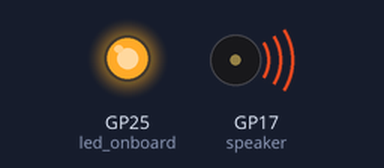
A program run on a simulated Raspberry Pi Pico running MicroPython. Parts: output pins drawn as LEDs (lit = HIGH), buzzer (waves = sounding). At 28.1 s the program stops and its outputs stay as they are.

Above: at 0.31 s.
At 28.1 s:
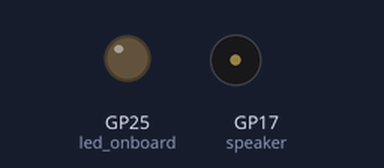
Timing chart, 0 to 29.6 s (numbered marks = the images above):
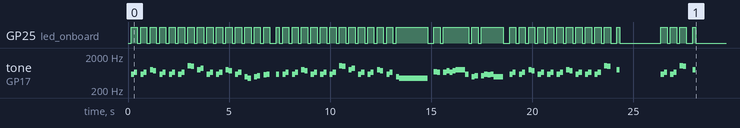

The program:

pythagoraswitch.py
```python
from machine import Pin, PWM, Timer

speaker = PWM(Pin(17, Pin.OUT)) # スピーカーを接続しているGPIO（この例では17番）を作成し、それをPWM()へ渡す
led_onboard = Pin(25, Pin.OUT) # 基板上のLEDを光らせたいのでGPIO25作成

# 使用する音の周波数を宣言しておく。ピタゴラスイッチは低いラ～高いドまでの音を使う
A4 = 440
B4 = 493.883
C5 = 523.251
C5s= 554.365
D5 = 587.330
E5 = 659.255
F5 = 698.456
F5s= 739.989
G5 = 783.991
A5 = 880
B5 = 987.767
C6 = 1046.502

# bps = 6.4 # 原曲128bpm / 60秒 = 2.1333...bps * 3連符 = 6.4bps
mspb = 156 # 6.4bpsの逆数 = 0.156ms　これが8分3連符ひとつ分の音の長さ、音の間隔となる

# ピタゴラスイッチのメロディーを配列で作成。1要素が8分3連符ひとつ分の音の長さになる。0は無音（休符）
melody = [D5,E5,0,D5,E5,0,G5,F5s,0,D5,E5,0,D5,E5,0,D5,E5,0,C6,B5,0,G5,A5,0,D5,E5,0,D5,E5,0,G5,F5s,0,D5,E5,0,B4,A4,0,B4,C5,0,C5s,D5,0,0,D5,0,D5,E5,0,D5,E5,0,G5,F5s,0,D5,E5,0,D5,E5,0,D5,E5,0,C6,B5,0,G5,A5,0,D5,E5,0,D5,E5,0,G5,F5s,0,D5,E5,0,B4,A4,A4,A4,A4,A4,A4,A4,A4,A4,0,0,F5,E5,0,E5,F5s,E5,F5s,G5,G5,G5,D5,0,B4,C5,0,C5,D5,C5s,D5,B4,B4,B4,0,0,D5,E5,0,D5,E5,0,G5,F5s,0,D5,E5,0,D5,E5,0,D5,E5,0,G5,F5s,0,D5,E5,0,D5,E5,0,D5,E5,0,C6,B5,0,0,G5,0,0,0,0,0,0,0,0,0,0,0,0,0,D5,E5,0,D5,E5,0,C6,B5,0,0,G5]
i = 0

# 音を鳴らすためのコールバック関数
def beat(timer):
    global melody
    global led_onboard
    global i
    global speaker

    if i >= len(melody): # メロディーを最後まで演奏し終えたら
        speaker.deinit() # スピーカーのPWMを破棄して
        led_onboard.value(0) # LEDを消して
        timer.deinit() # タイマーを破棄して終了

    elif int(melody[i]) == 0: # メロディー音が0、つまり無音（休符）の場合
        speaker.duty_u16(0) # PWMのDutyを0とすることで波形は出力されずLOWとなり、音は出ない
        led_onboard.value(0) # LEDを消す

    else:
        speaker.freq(int(melody[i] + 0.5))  # PWMの周波数を次のメロディー音の周波数に変更する
        speaker.duty_u16(0x8000) # PWMのDutyを50％に戻し、音を出す。Dutyは0～0xFFFFつまり65535までの間の値で設定
        led_onboard.value(1) # LEDを光らせる

    i += 1 # メロディーを次に進めて終わり

# 8分3連符の間隔でコールバックを呼ぶタイマーを作成し、メロディースタート
tim = Timer()
tim.init(period=mspb, mode=Timer.PERIODIC, callback=beat)
```

Measured:
- by itself, GP25 (led_onboard): LOW → HIGH at 0.16 s, → LOW 0.31 s later, → HIGH 0.16 s later, → LOW 0.31 s later, … (98 changes in this stretch)
- by itself, tone on GP17 (speaker): plays 587 Hz for 0.16 s, 659 Hz for 0.16 s, 587 Hz for 0.16 s, 659 Hz for 0.16 s, 784 Hz for 0.16 s, 740 Hz for 0.16 s … (102 notes in this stretch)
